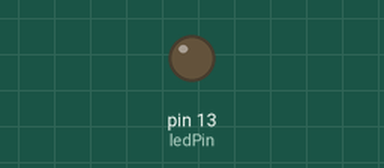
Recording of a sketch running on a simulated Arduino Uno, built with avr-gcc and run on an emulated ATmega328P. On the bench: output pins drawn as LEDs (lit = HIGH).

Above: at 0.3 s.
At 5.1 s:
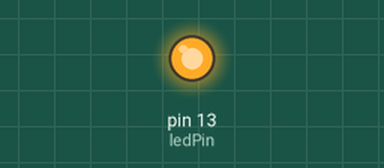
Timing chart, 0 to 8.2 s (numbered marks = the images above):
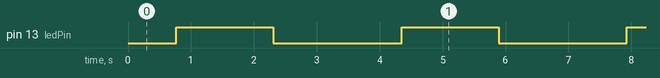

Measured:
- by itself, pin 13 (ledPin): alternates HIGH for 1.5 s and LOW for 2.0 s

The sketch:

Sketch_2.2.1_LED_Blink_Smoothly.ino
```cpp
/**********************************************************************
  Filename    : Sketch_4.2.1_LED_Blink_Smoothly
  Description : LED Blink Smoothly
  Auther      : www.freenove.com
  Modification: 2024/08/05
**********************************************************************/

// set pin numbers:
int ledPin = 13;             // the number of the LED pin

void setup() {
  // initialize the LED pin as an output:
  pinMode(ledPin, OUTPUT);
}

void loop() {
  // call breath() cyclically
  breath(ledPin, 6);
  delay(500);
}

void breath(int ledPin, int delayMs) {
  for (int i = 0; i <= 255; i++) {  // "i" change from 0 to 255
    analogWrite(ledPin, i);         // corespongding duty cycle change from 0%-100%
    delay(delayMs);                 // adjust the rate of change of brightness
  }
  for (int i = 255; i >= 0; i--) {  // "i" change from 255 to 0
    analogWrite(ledPin, i);         // corespongding duty cycle change from 0%-100%
    delay(delayMs);                 // adjust the rate of change in brightness
  }
}
```
